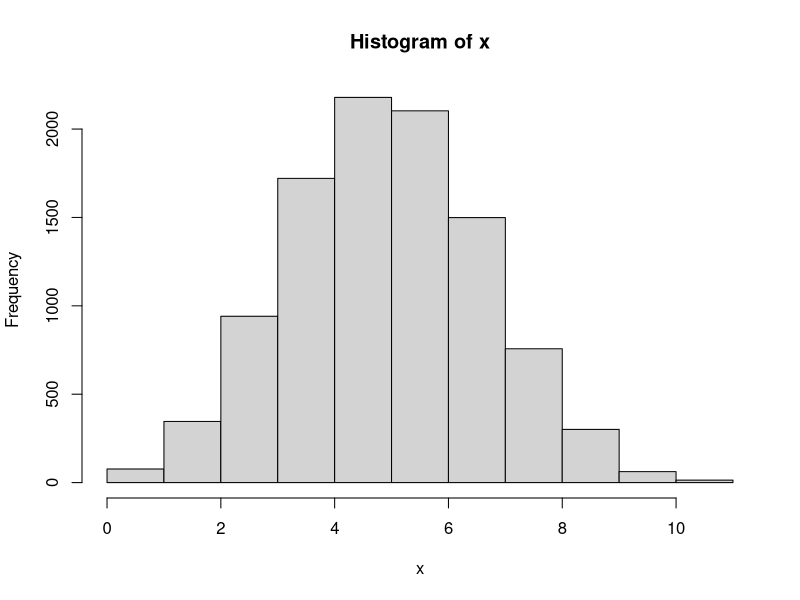

Here is the R script that generated this plot:
## ---- chunk 1
x<-seq(0,9,by=2)
sum(dbinom(x,9,prob=0.6))
## ---- chunk 2
pbinom(2,12,0.45)
#dbinom and sum them all up!

## ---- chunk 3
1-dbinom(0,12,0.45)

x<-1:12
sum(dbinom(x,12,0.45))
## ---- chunk 4
x<-1:12
sum(dbinom(10000,12,0.45))

x<-rbinom(10000,12,0.45)
x[1:20]
hist(x)

mean(x)
## ---- chunk 5
(1-pbinom(1,10,0.2))/(1-pbinom(0,10,0.2))
## ---- chunk 6
dgeom(1,.02) #fails first hour

## ---- chunk 7
x<-rgeom(10000,0.02)
x[1:50]
mean(x=2)


## ---- chunk 8
pmissed<-0.1 

(Ex<-0.9/0.1)

freefthrows<-rgeom(10000,0.1)
mean(freefthrows)
freefthrows[1:20]

0.9^20 #20 in a row free throws.

## ---- chunk 9
Ex<-20 *.25
## ---- chunk 10
1-pbinom(9,20,0.25)

x<-1:20
sum(dbinom(x,20,0.25))


correct<-rbinom(10000,20,0.25)
mean(correct>9)
## ---- chunk 11

## ---- chunk 12


## ---- chunk 13

